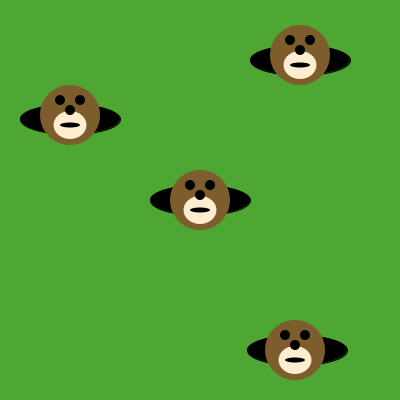
Frame 1 (no input)
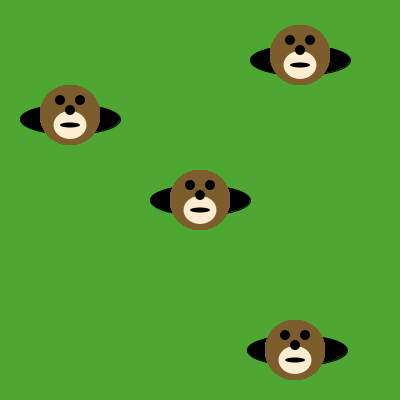
Frame 60 (the mouse pressed at the canvas centre just before this capture)
Frame 120 (the mouse held since frame 60 and released just before this capture): identical to frame 60, image omitted

The Processing sketch that drew these frames (run headless with seeded random() and noise(); from frame 60 on, the mouse is pressed at the canvas centre):

// Processing sketch: moles_in_holes
// ── moles_in_holes.pde
void draw() {

/* Use the method below to put moles in the holes. */
drawMole(70, 115);
drawMole(200, 200);
drawMole(295, 350);
drawMole(300, 55);
}

void drawMole(int moleX, int moleY) {
     noStroke();
     fill(125, 93, 43);
     ellipse(moleX, moleY, 60, 60); // face
     fill(255, 237, 209);
     ellipse(moleX, moleY+10, 33, 28); 
     fill(0, 0, 0);
     ellipse(moleX-10, moleY-15, 10, 10); // eyes
     ellipse(moleX+10, moleY-15, 10, 10);
     ellipse(moleX, moleY-5, 10, 10); // nose
     ellipse(moleX, moleY+10, 20, 5); // mouth
}

void setup() {
     size(400, 400);
     background(78, 166, 51); // green grass
     fill(0, 0, 0);
     ellipse(200, 200, 100, 30); // holes!
     ellipse(70, 119, 100, 30);
     ellipse(300, 60, 100, 30);
     ellipse(297, 350, 100, 30);
}
